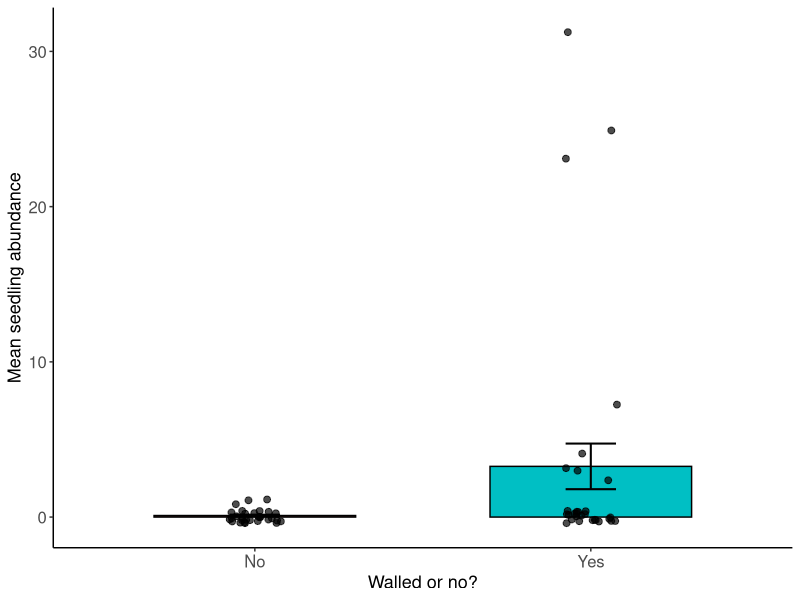
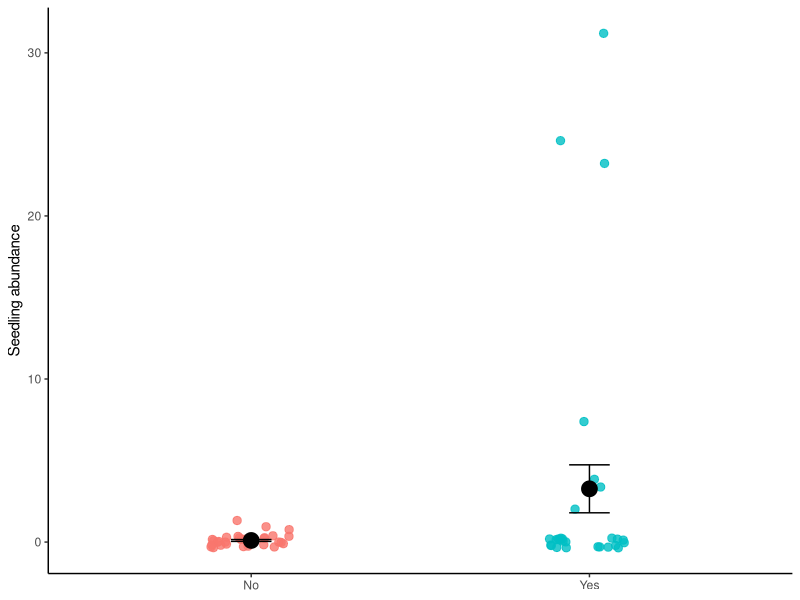
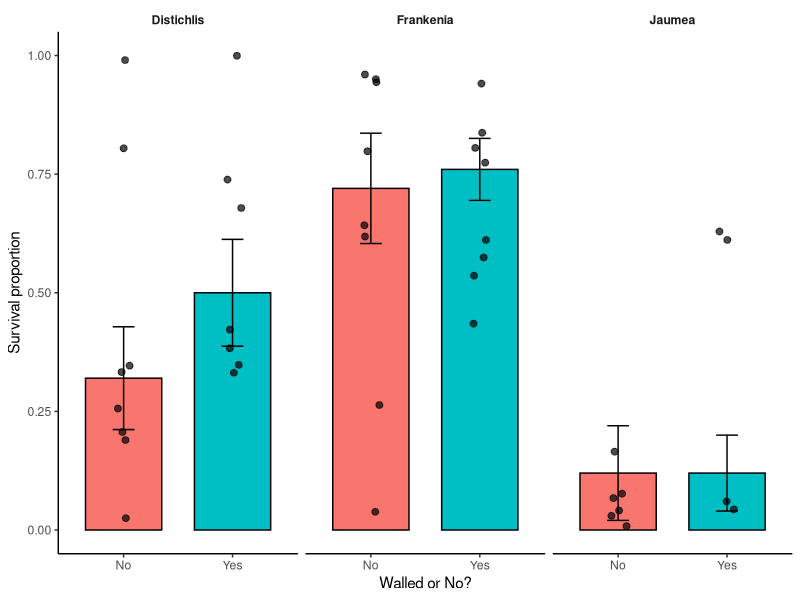

Recreate these plots in R, in order.
rm(list=ls())


library(dplyr)
library(ggplot2)
library(tidyverse)

dat<-read.csv("WalledGardens.csv")

long_dat <- dat %>%
  pivot_longer(
    cols = c(SeedlingsQ1, AdultsQ1,
             SeedlingsQ2.5, AdultsQ2.5,
             SeedlingsQ4, AdultsQ4),
    names_to = c("LifeStage", "Quadrat"),
    names_pattern = "(Seedlings|Adults)Q(.+)",
    values_to = "Count"
  ) %>%
  mutate(
    Quadrat = factor(Quadrat,
                     levels = c("1", "2.5", "4")),
    Walled = factor(Walled,
                    levels = c("No", "Yes"))
  )

head(long_dat)

glm(Count ~ Walled, family = poisson(), 
    data = filter(long_dat, LifeStage == "Seedlings"))

library(glmmTMB)

mod<-glmmTMB(
  Count ~ Walled + (1 | `Number..E.to.W.`),
  family = poisson(),
  data = filter(long_dat, LifeStage == "Seedlings")
)

car::Anova(mod)

library(ggplot2)

seedlings <- long_dat %>%
  filter(LifeStage == "Seedlings")

ggplot(seedlings,
       aes(x = Walled, y = Count, fill = Walled)) +
  stat_summary(fun = mean,
               geom = "bar",
               width = 0.6,
               color = "black") +
  stat_summary(fun.data = mean_se,
               geom = "errorbar",
               width = 0.15,
               linewidth = 0.7) +
  geom_jitter(width = 0.08,
              size = 2,
              alpha = 0.7) +
  labs(x = "Walled or no?", y = "Mean seedling abundance" ) +
  theme_classic() +
  theme(
    legend.position = "none",
    axis.text = element_text(size = 12),
    axis.title = element_text(size = 13))

ggplot(seedlings,
       aes(Walled, Count, color = Walled)) +
  geom_jitter(width = 0.12,
              size = 2.5,
              alpha = 0.8) +
  stat_summary(fun = mean,
               geom = "point",
               size = 5,
               color = "black") +
  stat_summary(fun.data = mean_se,
               geom = "errorbar",
               width = 0.12,
               color = "black") +
  labs(x = NULL,y = "Seedling abundance" ) +
  theme_classic() +
  theme(legend.position = "none")

library(dplyr)

seedlings <- long_dat %>%
  filter(LifeStage == "Seedlings")

seedlings %>%
  group_by(Walled) %>%
  summarise(
    mean = mean(Count),
    sd = sd(Count),
    se = sd(Count)/sqrt(n()),
    median = median(Count),
    min = min(Count),
    max = max(Count),
    n = n()
  )


mod.nb <- glmmTMB(
  Count ~ Walled + (1 | Number..E.to.W.),
  family = nbinom2(),
  data = filter(long_dat, LifeStage == "Seedlings")
)

summary(mod.nb)
AIC(mod, mod.nb)






##### Survival of species #####
library(tidyverse)

surv <- dat %>%
  select(
    Garden = `Number..E.to.W.`,
    Walled,
    Distichlis,
    Frankenia,
    Jaumea
  ) %>%
  pivot_longer(
    cols = c(Distichlis, Frankenia, Jaumea),
    names_to = "Species",
    values_to = "Alive"
  ) %>%
  mutate(
    Dead = 5 - Alive,
    Survival = Alive / 5,
    Garden = factor(Garden),
    Walled = factor(Walled, levels = c("No", "Yes")),
    Species = factor(Species)
  )

head(surv)

library(glmmTMB)

mod_surv <- glmmTMB(
  cbind(Alive, Dead) ~ Walled * Species +
    (1 | Garden),
  family = binomial,
  data = surv
)

summary(mod_surv)
car::Anova(mod_surv)

library(ggplot2)

ggplot(surv,
       aes(x = Walled, y = Survival, fill = Walled)) +
  stat_summary(fun = mean,
               geom = "bar",
               width = 0.7,
               color = "black") +
  stat_summary(fun.data = mean_se,
               geom = "errorbar",
               width = 0.2) +
  geom_jitter(width = 0.08,
              size = 2,
              alpha = 0.7) +
  facet_wrap(~Species) +
  scale_y_continuous(limits = c(0, 1)) +
  labs(
    x = "Walled or No?",
    y = "Survival proportion"
  ) +
  theme_classic() +
  theme(
    legend.position = "none",
    strip.background = element_blank(),
    strip.text = element_text(face = "bold")
  )

mod_surv2 <- glmmTMB(
  cbind(Alive, Dead) ~ Walled + Species +
    (1 | Garden),
  family = binomial,
  data = surv
)

summary(mod_surv2)
car::Anova(mod_surv2)

library(emmeans)

emmeans(mod_surv2, pairwise ~ Species, type = "response")

emmeans(mod_surv2, pairwise ~ Walled, type = "response")

## analyze each species seprately
mod.frank <- glmmTMB(
  cbind(Alive, Dead) ~ Walled + (1|Garden),
  family = binomial,
  data = filter(surv, Species == "Frankenia")
)

car::Anova(mod.frank)

mod.dist <- glmmTMB(
  cbind(Alive, Dead) ~ Walled + (1|Garden),
  family = binomial,
  data = filter(surv, Species == "Distichlis")
)

car::Anova(mod.dist)

mod.jaum <- glmmTMB(
  cbind(Alive, Dead) ~ Walled + (1|Garden),
  family = binomial,
  data = filter(surv, Species == "Jaumea")
)

car::Anova(mod.jaum)



library(tidyr)

paired_seedlings <- seedlings %>%
  select(`Number..E.to.W.`, Quadrat, Walled, Count) %>%
  pivot_wider(
    names_from = Walled,
    values_from = Count
  ) %>%
  drop_na()

# If approximately normal
t.test(
  paired_seedlings$Yes,
  paired_seedlings$No,
  paired = TRUE
)

# If not normal (recommended for count data)
wilcox.test(
  paired_seedlings$Yes,
  paired_seedlings$No,
  paired = TRUE,
  exact = FALSE
)



##### Effect of groundwater influence #####

seedlings <- seedlings %>%
  mutate(
    GroundwaterInfluenced = factor(Groundwater.influenced))

mod.gw <- glmmTMB(
  Count ~ Walled + GroundwaterInfluenced +
    (1 | Number..E.to.W.),
  family = nbinom2(),
  data = seedlings
)

summary(mod.gw)
car::Anova(mod.gw)

mod.gw.int <- glmmTMB(
  Count ~ Walled * GroundwaterInfluenced +
    (1 | Number..E.to.W.),
  family = nbinom2(),
  data = seedlings
)

summary(mod.gw.int)
car::Anova(mod.gw.int)

library(emmeans)
emmeans(mod.gw.int, pairwise ~ Walled | GroundwaterInfluenced,
        type = "response")

with(seedlings, table(GroundwaterInfluenced, Walled))

aggregate(
  Count ~ GroundwaterInfluenced + Walled,
  data = seedlings,
  summary
)

#### okay since we have one corner of our 2x2 treatments that is 0 lets just subset

gw <- subset(seedlings, GroundwaterInfluenced == "Yes")

glmmTMB(
  Count ~ Walled + (1|Number..E.to.W.),
  family = nbinom2(),
  data = gw
)
